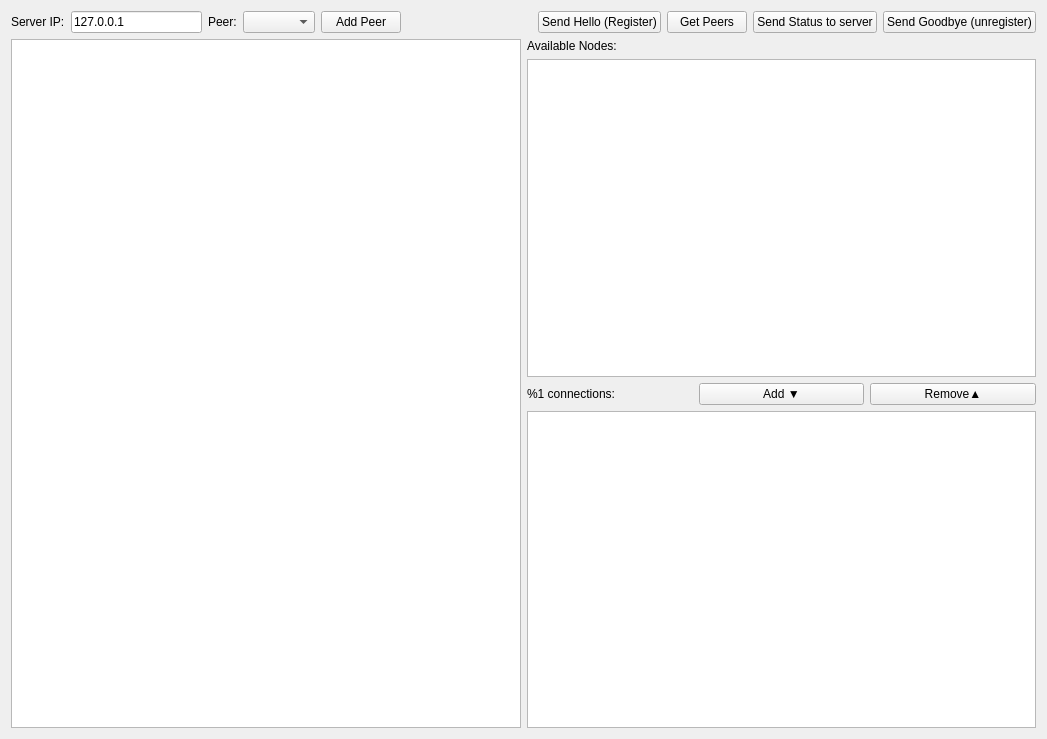
<?xml version="1.0" encoding="UTF-8"?>
<ui version="4.0">
 <class>Widget</class>
 <widget class="QWidget" name="Widget">
  <property name="geometry">
   <rect>
    <x>0</x>
    <y>0</y>
    <width>1047</width>
    <height>739</height>
   </rect>
  </property>
  <property name="windowTitle">
   <string>Widget</string>
  </property>
  <layout class="QGridLayout" name="gridLayout">
   <item row="0" column="0" colspan="2">
    <layout class="QHBoxLayout" name="horizontalLayout">
     <item>
      <widget class="QLabel" name="label">
       <property name="text">
        <string>Server IP:</string>
       </property>
      </widget>
     </item>
     <item>
      <widget class="QLineEdit" name="led_server_ip">
       <property name="text">
        <string>127.0.0.1</string>
       </property>
       <property name="placeholderText">
        <string>Server IP</string>
       </property>
      </widget>
     </item>
     <item>
      <widget class="QLabel" name="label_5">
       <property name="text">
        <string>Peer:</string>
       </property>
      </widget>
     </item>
     <item>
      <widget class="QComboBox" name="cmb_peers"/>
     </item>
     <item>
      <widget class="QPushButton" name="btn_add_peer">
       <property name="text">
        <string>Add Peer</string>
       </property>
      </widget>
     </item>
     <item>
      <spacer name="horizontalSpacer">
       <property name="orientation">
        <enum>Qt::Horizontal</enum>
       </property>
       <property name="sizeHint" stdset="0">
        <size>
         <width>40</width>
         <height>20</height>
        </size>
       </property>
      </spacer>
     </item>
     <item>
      <widget class="QPushButton" name="btn_send_hello">
       <property name="text">
        <string>Send Hello (Register)</string>
       </property>
      </widget>
     </item>
     <item>
      <widget class="QPushButton" name="btn_get_peers">
       <property name="text">
        <string>Get Peers</string>
       </property>
      </widget>
     </item>
     <item>
      <widget class="QPushButton" name="btn_send_status">
       <property name="text">
        <string>Send Status to server</string>
       </property>
      </widget>
     </item>
     <item>
      <widget class="QPushButton" name="btn_send_bye">
       <property name="text">
        <string>Send Goodbye (unregister)</string>
       </property>
      </widget>
     </item>
    </layout>
   </item>
   <item row="1" column="0">
    <widget class="QPlainTextEdit" name="pte_logs"/>
   </item>
   <item row="1" column="1">
    <layout class="QVBoxLayout" name="verticalLayout">
     <item>
      <widget class="QLabel" name="label_3">
       <property name="text">
        <string>Available Nodes:</string>
       </property>
      </widget>
     </item>
     <item>
      <widget class="QListWidget" name="lstw_available_nodes"/>
     </item>
     <item>
      <layout class="QHBoxLayout" name="horizontalLayout_2">
       <item>
        <widget class="QLabel" name="lbl_connection">
         <property name="text">
          <string>%1 connections:</string>
         </property>
        </widget>
       </item>
       <item>
        <widget class="QPushButton" name="btn_add_to_connected">
         <property name="text">
          <string>Add ▼</string>
         </property>
        </widget>
       </item>
       <item>
        <widget class="QPushButton" name="btn_remove_from_connected">
         <property name="text">
          <string>Remove▲</string>
         </property>
        </widget>
       </item>
      </layout>
     </item>
     <item>
      <widget class="QListWidget" name="lstw_connected_nodes"/>
     </item>
    </layout>
   </item>
  </layout>
 </widget>
 <resources/>
 <connections/>
</ui>
